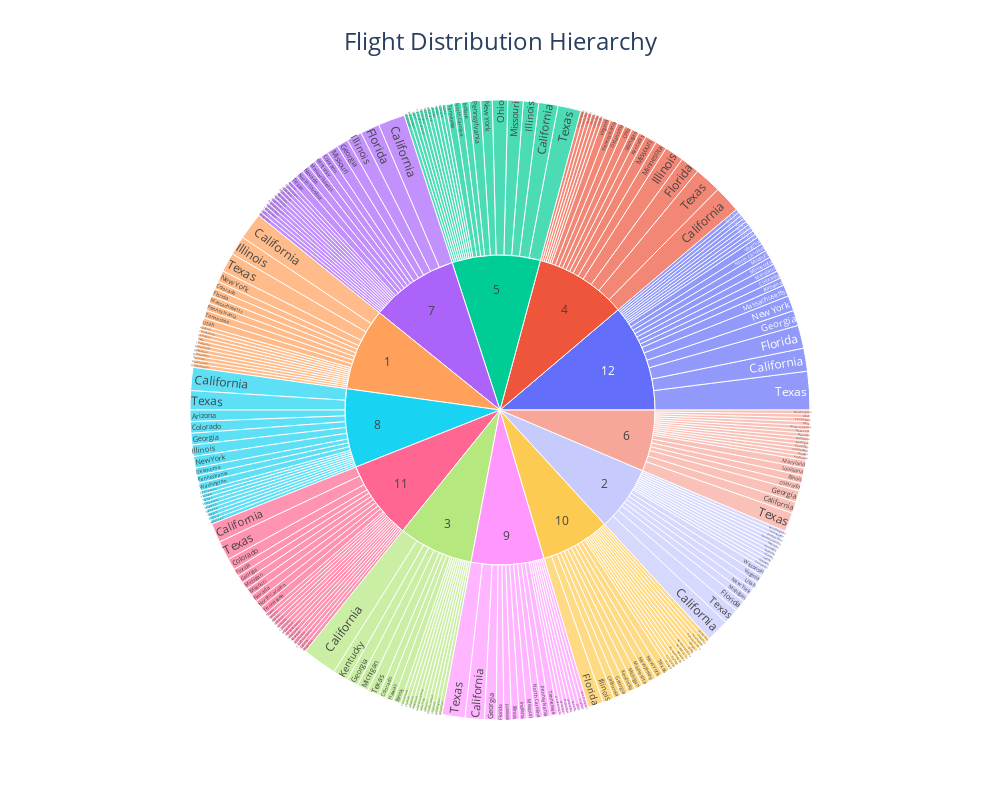

The notebook cell saved with this chart:
### Code cell
fig = px.sunburst(
    data,
    path=['Month', 'DestStateName'], 
    values='Flights', 
    title='Flight Distribution Hierarchy' 
)

fig.update_layout(
    width=1000,  
    height=800,  
    title={'x':0.5},  
    title_font_size=24  
)
fig.show()

### Figure 1 — Plotly figure (JSON) as saved in the notebook; plotly's stock layout.template omitted (floating-point values rounded to 4 significant figures; data arrays with more than 128 entries replaced by an {"elided": "..."} marker saying what was removed)
{"data": [{"branchvalues": "total", "domain": {"x": [0, 1], "y": [0, 1]}, "hovertemplate": "labels=%{label}<br>Flights=%{value}<br>parent=%{parent}<br>id=%{id}<extra></extra>", "ids": {"elided": "260 str values"}, "labels": {"elided": "260 str values"}, "name": "", "parents": {"elided": "260 str values"}, "type": "sunburst", "values": {"elided": "260 int values"}}], "layout": {"height": 800, "legend": {"tracegroupgap": 0}, "title": {"font": {"size": 24}, "text": "Flight Distribution Hierarchy", "x": 0.5}, "width": 1000}}
